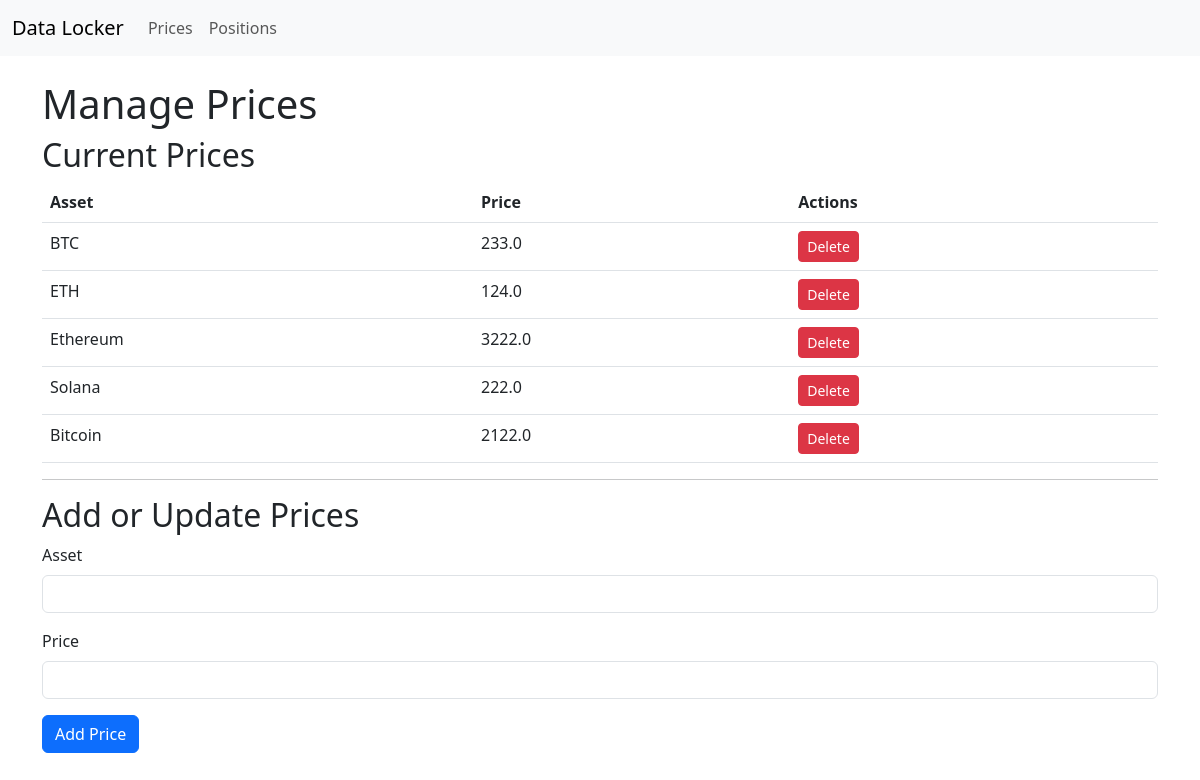
Screenshot of /prices with the database file from the repository.
### tables this page shows
CREATE TABLE prices (
                asset_type TEXT PRIMARY KEY,
                current_price REAL,
                previous_price REAL,
                avg_daily_swing REAL,
                avg_1_hour REAL,
                avg_3_hour REAL,
                avg_6_hour REAL,
                avg_24_hour REAL,
                last_update_time DATETIME,
                previous_update_time DATETIME,
                source TEXT
            );

### web_app.py (the view)
@app.route("/prices", methods=["GET", "POST"])
def prices():
    if request.method == "POST":
        data = request.form
        asset = data.get("asset")
        price = data.get("price")
        data_locker.create_price(asset, price, "Manual", None)
    prices = data_locker.read_prices()
    return render_template("prices.html", prices=prices)

### templates/prices.html
{% extends "base.html" %}
{% block content %}
<h1>Manage Prices</h1>
<h2>Current Prices</h2>
<table class="table">
    <thead>
        <tr>
            <th>Asset</th>
            <th>Price</th>
            <th>Actions</th>
        </tr>
    </thead>
    <tbody>
        {% for price in prices %}
        <tr>
            <td>{{ price['asset_type'] }}</td>
            <td>{{ price['current_price'] }}</td>
            <td>
                <a href="/delete-price/{{ price['asset_type'] }}" class="btn btn-danger btn-sm">Delete</a>
            </td>
        </tr>
        {% endfor %}
    </tbody>
</table>
<hr>
<h2>Add or Update Prices</h2>
<form method="POST" action="/add-price">
    <div class="mb-3">
        <label for="asset" class="form-label">Asset</label>
        <input type="text" class="form-control" id="asset" name="asset" required>
    </div>
    <div class="mb-3">
        <label for="price" class="form-label">Price</label>
        <input type="number" step="0.01" class="form-control" id="price" name="price" required>
    </div>
    <button type="submit" class="btn btn-primary">Add Price</button>
</form>
{% endblock %}

### rows the page displays
prices: asset_type "BTC", current_price "233.0"
prices: asset_type "ETH", current_price "124.0"
prices: asset_type "Ethereum", current_price "3222.0"
prices: asset_type "Solana", current_price "222.0"
prices: asset_type "Bitcoin", current_price "2122.0"
